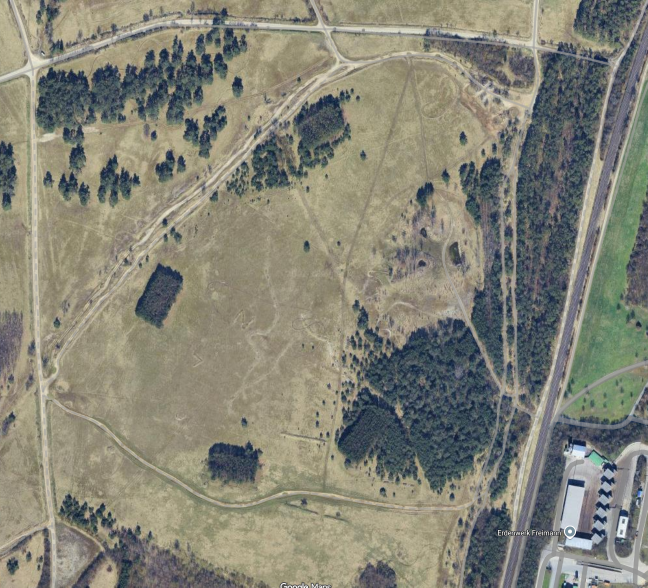
#> input picture bazel_workspace/Maps/image.png, 1295 x 1175 px, found by its file name (shown at 1/2 size)
$ python terrain_3d_map.py
#> lines starting #> are read from the running program, lines starting #| are printed output that depends on the picture; after the words box and inside, x2 and y2 are one past the last pixel; in counts of white or black regions, pixels touching at a corner belong together
"""
3D Terrain Navigation Map  v2
Koordinate: 48.2310367, 11.6203496 (München okolica)
- Visinski podaci: Open Elevation API (40x40 grid, kesiran)
- Satelitska tekstura: ESRI World Imagery tiles (layer toggle)
- Traversability overlay: iz image.png HSV segmentacije
- A* putanja: automatski izracunata
- TRUST ROUTE: realna GPS putanja iz JSONL (100% pouzdana, prikazana zlatno)
- Interaktivni HTML: moze se rotirati, zumirati, mijenjati sloj
"""

import json
import os
import sys  # noqa: F401
import time

import cv2
import numpy as np
import requests

# ── Koordinate i dimenzije ──────────────────────────────────────────────────
LAT_CENTER = 48.2310367
LON_CENTER = 11.6203496
# ~811m zoom = otprilike ±0.004 stupnjeva lat/lon
LAT_SPAN = 0.004
LON_SPAN = 0.005
GRID_N = 40  # 40x40 grid = 1600 API tocaka (batch)

MAPS_DIR = "/home/mn/soca/bazel_workspace/Maps"
IMG_PATH = os.path.join(MAPS_DIR, "image.png")
OUT_HTML = os.path.join(MAPS_DIR, "terrain_3d_result.html")
OUT_PNG = os.path.join(MAPS_DIR, "terrain_3d_result.png")


# ── 1. Preuzimanje elevacija ────────────────────────────────────────────────
def fetch_elevation_grid(lat_c, lon_c, lat_span, lon_span, n):
#> called with lat_c = 48.23, lon_c = 11.62, lat_span = 0.004, lon_span = 0.005, n = 40
    lats = np.linspace(lat_c - lat_span / 2, lat_c + lat_span / 2, n)
    lons = np.linspace(lon_c - lon_span / 2, lon_c + lon_span / 2, n)

    cache_path = os.path.join(MAPS_DIR, "elevation_cache.json")
    if os.path.exists(cache_path):
        print("Koristim keširane visinske podatke...")
        with open(cache_path) as f:
#> (reads bazel_workspace/Maps/elevation_cache.json from the repository)
            data = json.load(f)
        return np.array(data["lats"]), np.array(data["lons"]), np.array(data["elev"])

    print(f"Preuzimam {n*n} visinskih tocaka sa Open Elevation API...")
    locations = []
    for lat in lats:
        for lon in lons:
            locations.append({"latitude": round(lat, 6), "longitude": round(lon, 6)})

    # Batch request (max 512 lokacija po zahtjevu)
    elev_flat = []
    batch_size = 256
    for i in range(0, len(locations), batch_size):
        batch = locations[i : i + batch_size]
        payload = {"locations": batch}
        for attempt in range(3):
            try:
                r = requests.post(
                    "https://api.open-elevation.com/api/v1/lookup",
                    json=payload,
                    timeout=30,
                )
                results = r.json()["results"]
                elev_flat.extend([x["elevation"] for x in results])
                print(f"  Batch {i//batch_size + 1}: {len(elev_flat)}/{n*n} tocaka")
                break
            except Exception as e:
                print(f"  Retry {attempt+1}: {e}")
                time.sleep(2)

    elev = np.array(elev_flat).reshape(n, n)

    # Kesiraj
    with open(cache_path, "w") as f:
        json.dump(
            {"lats": lats.tolist(), "lons": lons.tolist(), "elev": elev.tolist()}, f
        )

    return lats, lons, elev


lats, lons, elev = fetch_elevation_grid(
    LAT_CENTER, LON_CENTER, LAT_SPAN, LON_SPAN, GRID_N
)

# Smooth elevaciju malo
from scipy.ndimage import gaussian_filter

elev_smooth = gaussian_filter(elev.astype(float), sigma=1.2)

print(
    f"Elevacija: min={elev_smooth.min():.1f}m  max={elev_smooth.max():.1f}m  "
    f"raspon={elev_smooth.max()-elev_smooth.min():.1f}m"
)


# ── 2. Traversability iz image.png (HSV segmentacija) ───────────────────────
def compute_traversability(img_path, grid_n):
#> called with grid_n = 40
    img_bgr = cv2.imread(img_path)
#> img_bgr is the input picture: shape (1175, 1295, 3); mean B, G, R 118.3, 131.6, 132.3
    if img_bgr is None:
        print("Nema image.png, koristim uniform traversability")
        return np.ones((grid_n, grid_n)) * 0.3

    img_hsv = cv2.cvtColor(img_bgr, cv2.COLOR_BGR2HSV)
#> img_hsv: shape (1175, 1295, 3); mean H, S, V 48.5, 49.1, 138.6
    img_hsv = cv2.GaussianBlur(img_hsv, (5, 5), 0)
#> img_hsv: shape (1175, 1295, 3); mean H, S, V 48.5, 49.1, 138.6
    h, w = img_hsv.shape[:2]
#> h = 1175; w = 1295

    cost = np.full((h, w), 0.4, dtype=np.float32)

    m_veg = cv2.inRange(img_hsv, np.array([30, 40, 20]), np.array([90, 255, 200]))
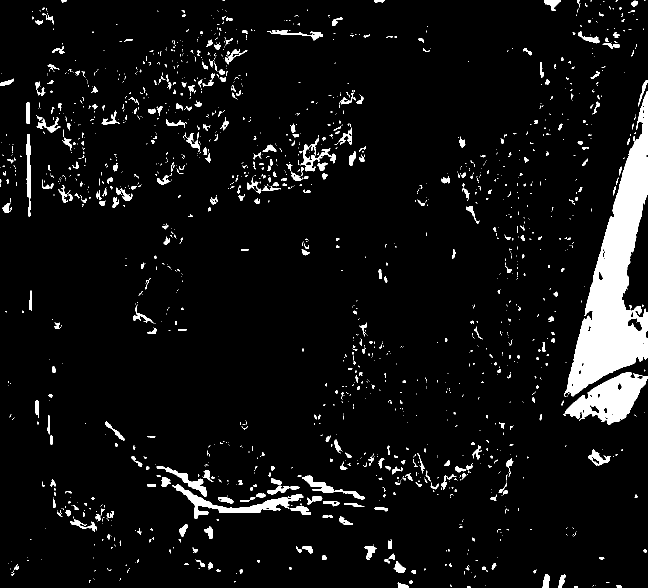
#> m_veg: shape (1175, 1295) (shown at 1/2 size); 6.1% white; 1615 white regions (1217 under 20 px), largest, box (x1, y1, x2, y2) and area: (1128, 182, 1295, 794) 38401, (1126, 744, 1295, 849) 8625, (344, 969, 607, 1037) 3740
    m_rock = cv2.inRange(img_hsv, np.array([0, 0, 90]), np.array([180, 45, 220]))
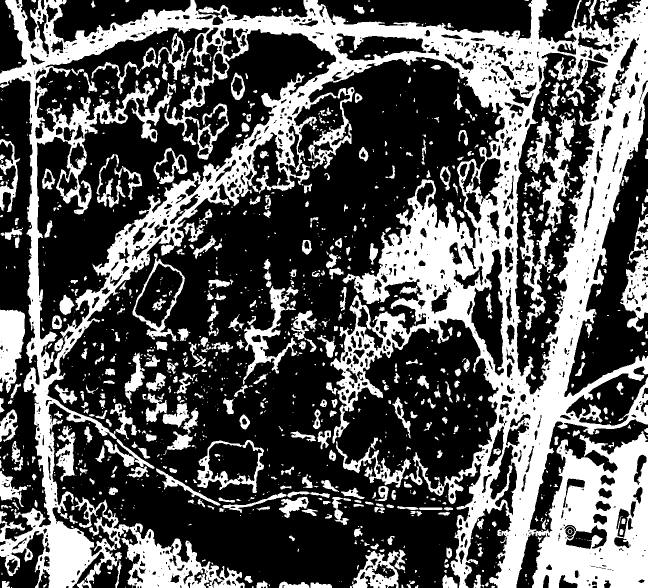
#> m_rock: shape (1175, 1295) (shown at 1/2 size); 34.9% white; 1197 white regions (683 under 20 px), largest, box (x1, y1, x2, y2) and area: (0, 0, 1295, 1175) 403841, (1050, 229, 1152, 466) 7687, (0, 619, 50, 786) 6073
    m_soil1 = cv2.inRange(img_hsv, np.array([8, 25, 60]), np.array([28, 255, 255]))
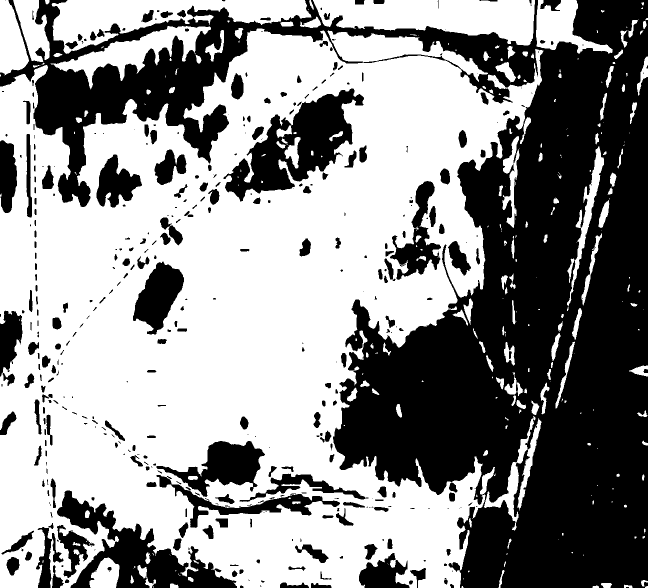
#> m_soil1: shape (1175, 1295) (shown at 1/2 size); 56.4% white; 423 black regions (155 under 20 px), largest, box (x1, y1, x2, y2) and area: (0, 0, 1295, 1175) 514934, (447, 177, 728, 403) 25585, (114, 981, 474, 1175) 22856
    m_soil2 = cv2.inRange(img_hsv, np.array([28, 20, 100]), np.array([40, 140, 255]))
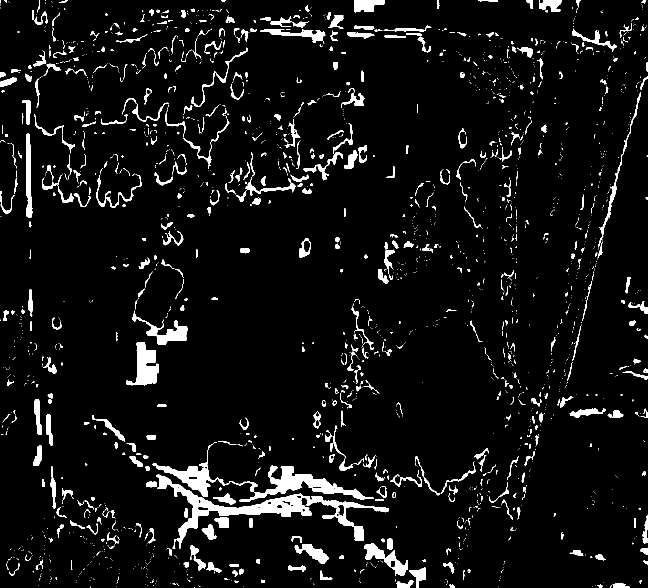
#> m_soil2: shape (1175, 1295) (shown at 1/2 size); 6% white; 2159 white regions (1627 under 20 px), largest, box (x1, y1, x2, y2) and area: (312, 949, 778, 1098) 10461, (479, 931, 748, 1004) 5052, (305, 884, 515, 994) 3339
    m_soil = cv2.bitwise_or(m_soil1, m_soil2)
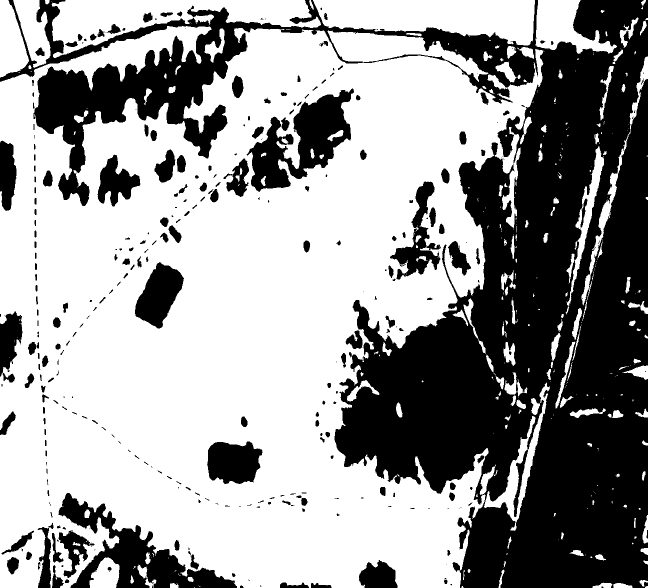
#> m_soil: shape (1175, 1295) (shown at 1/2 size); 60.9% white; 334 black regions (126 under 20 px), largest, box (x1, y1, x2, y2) and area: (0, 0, 1295, 1175) 486710, (117, 986, 474, 1175) 20527, (493, 177, 708, 384) 19637
    m_water = cv2.inRange(img_hsv, np.array([90, 50, 20]), np.array([130, 255, 220]))
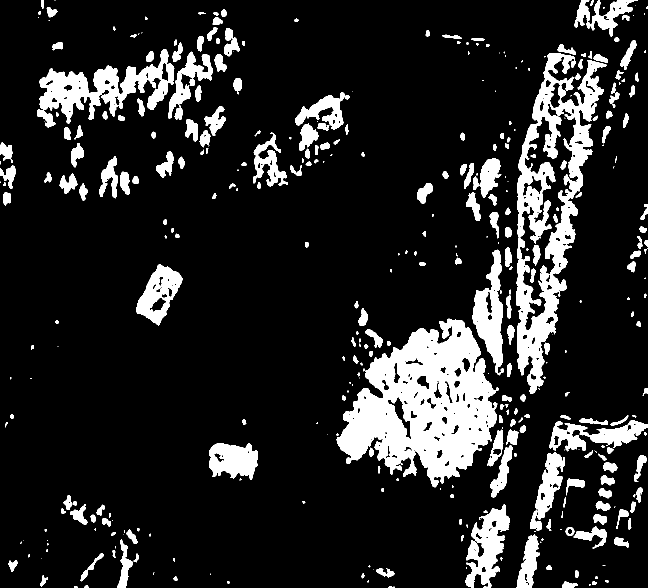
#> m_water: shape (1175, 1295) (shown at 1/2 size); 14.3% white; 381 white regions (119 under 20 px), largest, box (x1, y1, x2, y2) and area: (673, 637, 997, 975) 59844, (1032, 106, 1214, 788) 38919, (79, 98, 349, 247) 14855
    m_dark = cv2.inRange(img_hsv, np.array([0, 0, 0]), np.array([180, 255, 55]))
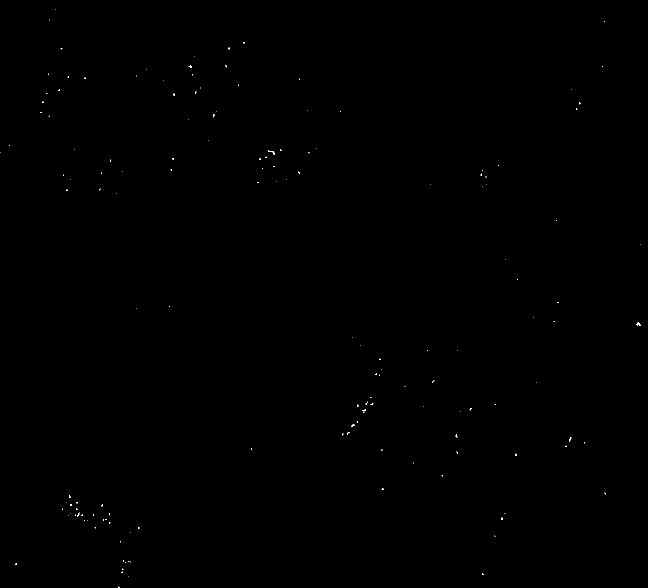
#> m_dark: shape (1175, 1295) (shown at 1/2 size); 0.05% white in thin lines or dots

    cost[m_rock > 0] = 0.10
    cost[m_soil > 0] = 0.15
    cost[m_veg > 0] = 0.55
    cost[m_water > 0] = 0.95
    cost[m_dark > 0] = 0.70

    # Skaliranje na grid_n x grid_n
    cost_grid = cv2.resize(cost, (grid_n, grid_n), interpolation=cv2.INTER_AREA)
    return cost_grid


cost_map = compute_traversability(IMG_PATH, GRID_N)

# ── 3. A* path planning na 2D cost+elevation gridu ──────────────────────────
import heapq


def slope_cost(elev, r1, c1, r2, c2):
    """Penalizacija nagiba između dvije celije."""
    dh = abs(float(elev[r2, c2]) - float(elev[r1, c1]))
    # Horizontalna udaljenost u metrima (approx)
    dx = abs(c2 - c1) * (LON_SPAN / GRID_N) * 111320 * np.cos(np.radians(LAT_CENTER))
    dy = abs(r2 - r1) * (LAT_SPAN / GRID_N) * 111320
    dist = max(np.sqrt(dx**2 + dy**2), 0.1)
    slope_deg = np.degrees(np.arctan(dh / dist))
    return min(slope_deg / 30.0, 1.5)  # 30 stepeni = max


def astar(cost_map, elev, start, goal):
#> called with start = (2, 2), goal = (37, 37)
    n = cost_map.shape[0]
    open_set = [(0, start)]
    came_from = {}
    g_score = {start: 0}
    dirs = [(-1, 0), (1, 0), (0, -1), (0, 1), (-1, -1), (-1, 1), (1, -1), (1, 1)]

    while open_set:
        _, current = heapq.heappop(open_set)
        if current == goal:
            path = []
            while current in came_from:
                path.append(current)
                current = came_from[current]
            path.append(start)
            return path[::-1]

        r, c = current
        for dr, dc in dirs:
            nr, nc = r + dr, c + dc
            if not (0 <= nr < n and 0 <= nc < n):
                continue
            move_cost = cost_map[nr, nc]
            if move_cost > 0.88:  # blokirano
                continue
            sc = slope_cost(elev, r, c, nr, nc)
            step = np.sqrt(dr**2 + dc**2)
            tentative_g = g_score[current] + step * (move_cost + sc + 0.1)
            if tentative_g < g_score.get((nr, nc), float("inf")):
                came_from[(nr, nc)] = current
                g_score[(nr, nc)] = tentative_g
                h = np.sqrt((nr - goal[0]) ** 2 + (nc - goal[1]) ** 2) * 0.1
                heapq.heappush(open_set, (tentative_g + h, (nr, nc)))
    return []


# Start: gornji-lijevi kut, Cilj: donji-desni kut
start = (2, 2)
goal = (GRID_N - 3, GRID_N - 3)
print("Racunam A* putanju...")
path = astar(cost_map, elev_smooth, start, goal)
print(f"Putanja: {len(path)} koraka")

# ── 4. 3D Plotly vizualizacija ───────────────────────────────────────────────
try:
    import plotly  # noqa: F401
    import plotly.graph_objects as go
    from plotly.subplots import make_subplots  # noqa: F401

    HAS_PLOTLY = True
except ImportError:
    HAS_PLOTLY = False
    print("Plotly nije instaliran, generiram samo matplotlib 3D prikaz...")

# Koordinatne mreze (metri, relativno od centra)
x_m = (lons - LON_CENTER) * 111320 * np.cos(np.radians(LAT_CENTER))
y_m = (lats - LAT_CENTER) * 111320
XX, YY = np.meshgrid(x_m, y_m)

if HAS_PLOTLY:
    # Boja surfacea = traversability
    colorscale_trav = [
        [0.0, "rgb(0,180,0)"],  # zeleno - slobodno
        [0.3, "rgb(180,220,0)"],
        [0.5, "rgb(255,200,0)"],  # zuto - oprez
        [0.7, "rgb(255,100,0)"],
        [1.0, "rgb(200,0,0)"],  # crveno - blokirano
    ]

    # Surface
    surface = go.Surface(
        x=XX,
        y=YY,
        z=elev_smooth,
        surfacecolor=cost_map,
        colorscale=colorscale_trav,
        cmin=0,
        cmax=1,
        colorbar=dict(
            title="Traversability<br>Cost",
            tickvals=[0, 0.2, 0.5, 0.8, 1.0],
            ticktext=["Slobodno", "Lako", "Srednje", "Teško", "Blokirano"],
            len=0.6,
        ),
        opacity=0.92,
        lighting=dict(ambient=0.7, diffuse=0.5, specular=0.1),
        name="Teren",
        showscale=True,
    )

    traces = [surface]

    # A* putanja na 3D
    if path:
        path_x = [float(x_m[c]) for r, c in path]
        path_y = [float(y_m[r]) for r, c in path]
        path_z = [float(elev_smooth[r, c]) + 3 for r, c in path]  # +3m iznad tla

        traces.append(
            go.Scatter3d(
                x=path_x,
                y=path_y,
                z=path_z,
                mode="lines+markers",
                line=dict(color="cyan", width=5),
                marker=dict(size=2, color="cyan"),
                name="A* Putanja robota",
            )
        )

        # Start i Goal markeri
        traces.append(
            go.Scatter3d(
                x=[path_x[0], path_x[-1]],
                y=[path_y[0], path_y[-1]],
                z=[path_z[0] + 2, path_z[-1] + 2],
                mode="markers+text",
                marker=dict(size=10, color=["lime", "red"], symbol="diamond"),
                text=["START", "CILJ"],
                textposition="top center",
                textfont=dict(size=14, color="white"),
                name="Start / Cilj",
            )
        )

    # Konturne linije elevacije
    contour_z = np.arange(int(elev_smooth.min()), int(elev_smooth.max()) + 1, 2)
    for z_level in contour_z[::3]:
        traces.append(
            go.Surface(
                x=XX,
                y=YY,
                z=np.full_like(elev_smooth, z_level),
                surfacecolor=np.where(elev_smooth >= z_level, 1, 0),
                colorscale=[[0, "rgba(0,0,0,0)"], [1, "rgba(255,255,255,0.08)"]],
                showscale=False,
                opacity=0.05,
                name=f"{z_level}m",
            )
        )

    fig = go.Figure(data=traces)
    fig.update_layout(
        title=dict(
            text=f"3D Terrain Navigation Map<br>"
            f"<sup>Koordinate: {LAT_CENTER}°N, {LON_CENTER}°E | "
            f"Elevacija: {elev_smooth.min():.0f}–{elev_smooth.max():.0f}m | "
            f"A* put: {len(path)} koraka</sup>",
            x=0.5,
            font=dict(size=16),
        ),
        scene=dict(
            xaxis=dict(
                title="Istok–Zapad (m)",
                showbackground=True,
                backgroundcolor="rgb(15,15,30)",
            ),
            yaxis=dict(
                title="Sjever–Jug (m)",
                showbackground=True,
                backgroundcolor="rgb(15,15,30)",
            ),
            zaxis=dict(
                title="Nadmorska visina (m)",
                showbackground=True,
                backgroundcolor="rgb(10,10,25)",
            ),
            bgcolor="rgb(10,10,20)",
            aspectmode="manual",
            aspectratio=dict(x=1.5, y=1.5, z=0.4),
            camera=dict(eye=dict(x=1.4, y=-1.4, z=0.9)),
        ),
        paper_bgcolor="rgb(15,15,30)",
        plot_bgcolor="rgb(15,15,30)",
        font=dict(color="white"),
        legend=dict(
            bgcolor="rgba(30,30,50,0.8)",
            bordercolor="rgba(255,255,255,0.2)",
            borderwidth=1,
        ),
        margin=dict(l=0, r=0, t=80, b=0),
        height=750,
    )

    fig.write_html(OUT_HTML, include_plotlyjs="cdn")
    print(f"\nInteraktivna 3D mapa sacuvana: {OUT_HTML}")
    print("Otvori u browseru: xdg-open " + OUT_HTML)

# ── Matplotlib fallback / statican screenshot ───────────────────────────────
import matplotlib

matplotlib.use("Agg")
import matplotlib.pyplot as plt
from matplotlib import cm  # noqa: F401
from matplotlib.colors import Normalize
from mpl_toolkits.mplot3d import Axes3D  # noqa: F401

fig2 = plt.figure(figsize=(16, 10), facecolor="#0a0a14")
ax = fig2.add_subplot(111, projection="3d", facecolor="#0a0a14")

norm = Normalize(vmin=0, vmax=1)
colors = plt.cm.RdYlGn_r(norm(cost_map))

#> (the run stopped early here; a loop or call above may not have finished)
